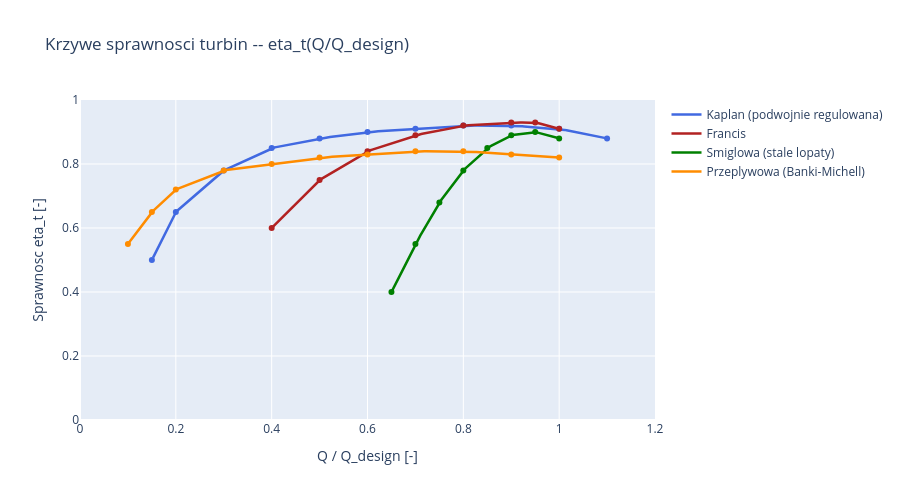

Notebook source saved alongside this figure:
### Markdown cell above
**Prompt do LLM:**
> *"Narysuj krzywe sprawnosci eta(Q/Q_design) dla 4 glownych typow turbin
> na jednym wykresie. Uzyj plotly, zakres Q_ratio 0-1.2."*

**Uzyte funkcje:** `src.turbine.turbine_efficiency()`

### Code cell
Q_ratio = np.linspace(0.0, 1.2, 300)

colors = {
    'kaplan': 'royalblue', 'francis': 'firebrick',
    'propeller': 'green', 'crossflow': 'darkorange',
}
main_types = ['kaplan', 'francis', 'propeller', 'crossflow']

fig = go.Figure()
for name in main_types:
    t = TURBINE_CATALOG[name]
    eta = turbine_efficiency(Q_ratio, t)
    # Show only where eta > 0
    eta_plot = np.where(eta > 0, eta, np.nan)
    fig.add_trace(go.Scatter(
        x=Q_ratio, y=eta_plot,
        mode='lines', name=t.name_pl,
        line=dict(color=colors[name], width=2.5),
    ))
    # Mark data points
    fig.add_trace(go.Scatter(
        x=list(t.eta_curve_q), y=list(t.eta_curve_eta),
        mode='markers', showlegend=False,
        marker=dict(color=colors[name], size=6),
    ))

fig.update_layout(
    title='Krzywe sprawnosci turbin -- eta_t(Q/Q_design)',
    xaxis_title='Q / Q_design [-]',
    yaxis_title='Sprawnosc eta_t [-]',
    yaxis_range=[0, 1.0],
    height=500, hovermode='x unified',
)
fig.show()

### Figure 1 — Plotly figure (JSON) as saved in the notebook; plotly's stock layout.template omitted (floating-point values rounded to 4 significant figures; data arrays with more than 128 entries replaced by an {"elided": "..."} marker saying what was removed)
{"data": [{"line": {"color": "royalblue", "width": 2.5}, "mode": "lines", "name": "Kaplan (podwojnie regulowana)", "type": "scatter", "x": {"elided": "300 float values"}, "y": {"elided": "300 float values"}}, {"marker": {"color": "royalblue", "size": 6}, "mode": "markers", "showlegend": false, "type": "scatter", "x": [0.15, 0.2, 0.3, 0.4, 0.5, 0.6, 0.7, 0.8, 0.9, 1.0, 1.1], "y": [0.5, 0.65, 0.78, 0.85, 0.88, 0.9, 0.91, 0.92, 0.92, 0.91, 0.88]}, {"line": {"color": "firebrick", "width": 2.5}, "mode": "lines", "name": "Francis", "type": "scatter", "x": {"elided": "300 float values"}, "y": {"elided": "300 float values"}}, {"marker": {"color": "firebrick", "size": 6}, "mode": "markers", "showlegend": false, "type": "scatter", "x": [0.4, 0.5, 0.6, 0.7, 0.8, 0.9, 0.95, 1.0], "y": [0.6, 0.75, 0.84, 0.89, 0.92, 0.93, 0.93, 0.91]}, {"line": {"color": "green", "width": 2.5}, "mode": "lines", "name": "Smiglowa (stale lopaty)", "type": "scatter", "x": {"elided": "300 float values"}, "y": {"elided": "300 float values"}}, {"marker": {"color": "green", "size": 6}, "mode": "markers", "showlegend": false, "type": "scatter", "x": [0.65, 0.7, 0.75, 0.8, 0.85, 0.9, 0.95, 1.0], "y": [0.4, 0.55, 0.68, 0.78, 0.85, 0.89, 0.9, 0.88]}, {"line": {"color": "darkorange", "width": 2.5}, "mode": "lines", "name": "Przeplywowa (Banki-Michell)", "type": "scatter", "x": {"elided": "300 float values"}, "y": {"elided": "300 float values"}}, {"marker": {"color": "darkorange", "size": 6}, "mode": "markers", "showlegend": false, "type": "scatter", "x": [0.1, 0.15, 0.2, 0.3, 0.4, 0.5, 0.6, 0.7, 0.8, 0.9, 1.0], "y": [0.55, 0.65, 0.72, 0.78, 0.8, 0.82, 0.83, 0.84, 0.84, 0.83, 0.82]}], "layout": {"height": 500, "hovermode": "x unified", "title": {"text": "Krzywe sprawnosci turbin -- eta_t(Q/Q_design)"}, "xaxis": {"title": {"text": "Q / Q_design [-]"}}, "yaxis": {"range": [0, 1.0], "title": {"text": "Sprawnosc eta_t [-]"}}}}
